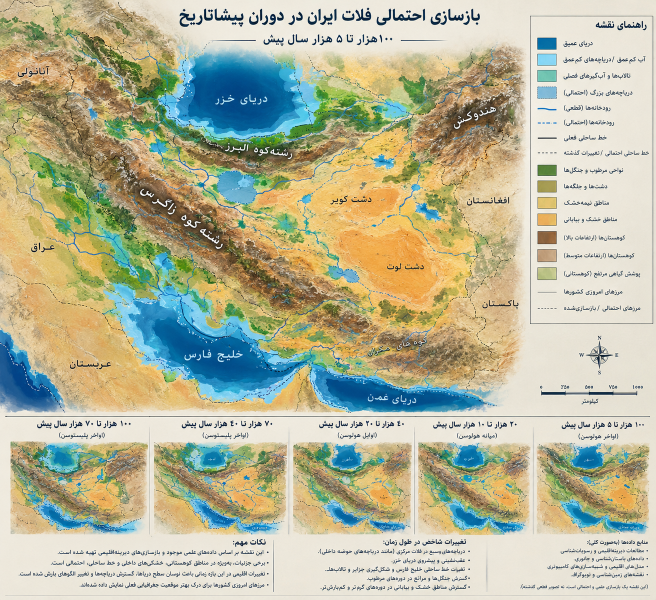
#> input picture photo2.png, 1312 x 1199 px (shown at 1/2 size)
$ python photo_finish.py ../photo2.png ../photo2.png 5
#> lines starting #> are read from the running program, lines starting #| are printed output that depends on the picture
"""The small flaws of a real photograph, applied to each rendered frame.

A path tracer gives a perfect image: even exposure, no lens, no sensor. Real photos of an
instrument never look like that, and the eye notices. This adds, gently:

- a lens that is a little darker at the corners, and not exactly round or centred;
- exposure that is not perfectly even across the frame (a light that falls off);
- a soft halo round the brightest highlights (bloom of a real lens);
- a trace of colour fringing towards the edges (lateral chromatic aberration);
- sensor grain, stronger in the shadows, different in every frame;
- a soft shoulder in the highlights, as film and good sensors have, so nothing burns to white.

Every effect is seeded and depends only on the frame's position, so a frame re-rendered
later is identical, and neighbouring frames differ only in their grain.

    python3 photo_finish.py in.png out.png [seed]
"""
import sys

import numpy as np
from PIL import Image, ImageFilter


def _scale_channel(ch, factor):
    """Scales one channel about the image centre (for colour fringing)."""
    h, w = ch.shape
    im = Image.fromarray(ch, mode='F')
    nw, nh = round(w * factor), round(h * factor)
    im = im.resize((nw, nh), Image.BICUBIC)
    x0, y0 = (nw - w) // 2, (nh - h) // 2
    return np.asarray(im.crop((x0, y0, x0 + w, y0 + h)), dtype=np.float32)


def finish(img, seed=0, grain=1.0):
#> called with seed = 5, grain = 1
    a = np.asarray(img.convert('RGB'), dtype=np.float32) / 255.0
    h, w, _ = a.shape
#> h = 1199; w = 1312
    yy, xx = np.mgrid[0:h, 0:w].astype(np.float32)
    # normalised coordinates, -1…1 on the short side
    s = min(w, h) / 2
#> s = 599.5
    x, y = (xx - w / 2) / s, (yy - h / 2) / s

    # 0. a film-like shoulder: tones above 0.78 roll off gently instead of clipping, so
    # a brightly lit face keeps its grain and texture (round 9)
    k = 0.78
    over = np.maximum(a - k, 0)
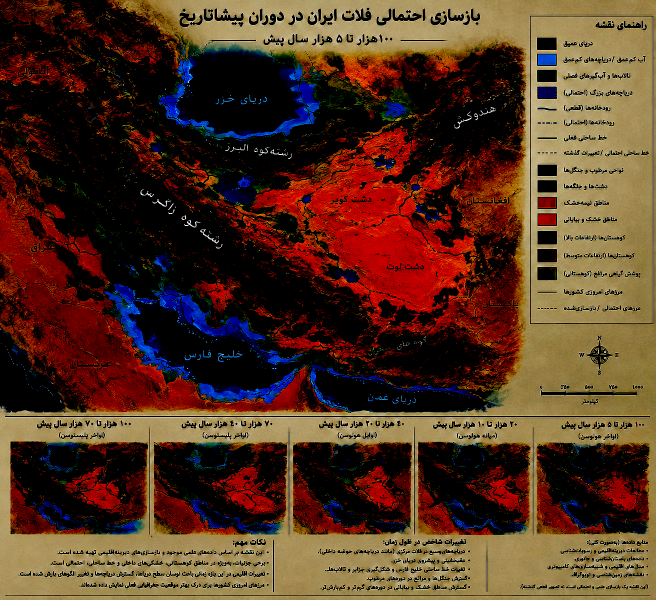
#> over: shape (1199, 1312, 3) float32 (shown at 1/2 size); mean R, G, B 0.0726, 0.045, 0.0286; drawn with min black and max white
    a = np.minimum(a, k) + (1 - k) * (1 - np.exp(-over / (1 - k)))

    # 1. bloom: a soft halo round the highlights
    lum = a @ np.array([0.2126, 0.7152, 0.0722], dtype=np.float32)
    hi = np.clip((lum - 0.62) / 0.38, 0, 1)[..., None] * a
    hi_img = Image.fromarray((hi * 255).astype(np.uint8))
    halo = np.asarray(hi_img.filter(ImageFilter.GaussianBlur(radius=max(w, h) / 90)), dtype=np.float32) / 255.0
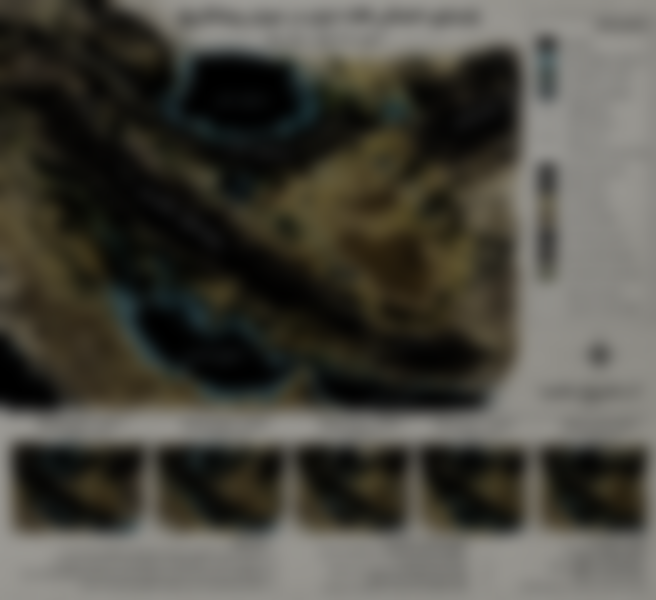
#> halo: shape (1199, 1312, 3) float32 (shown at 1/2 size); mean R, G, B 0.29, 0.283, 0.252
    a = a + halo * 0.18

    # 2. lateral chromatic aberration: red a touch larger, blue a touch smaller
    a[..., 0] = _scale_channel(a[..., 0], 1.0007)
#> in _scale_channel, `return np.asarray(im.crop((x0, y0, x0 + w, y0 + h)), dtype=np.float32)`:
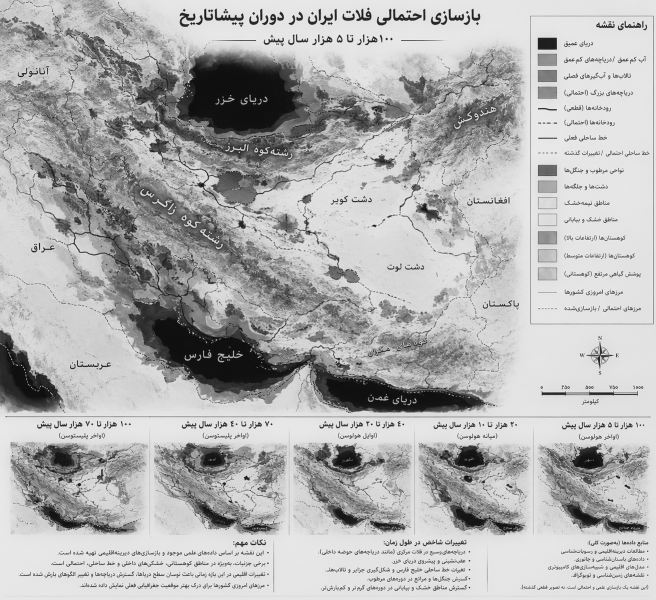
#> returned value: shape (1199, 1312) float32 (shown at 1/2 size); min -0.0649, max 1.1, mean 0.749; drawn with min black and max white
    a[..., 2] = _scale_channel(a[..., 2], 0.9993)
#> call 2 of _scale_channel, with factor = 0.999
#> in _scale_channel (call 2), `im = Image.fromarray(ch, mode='F')`:
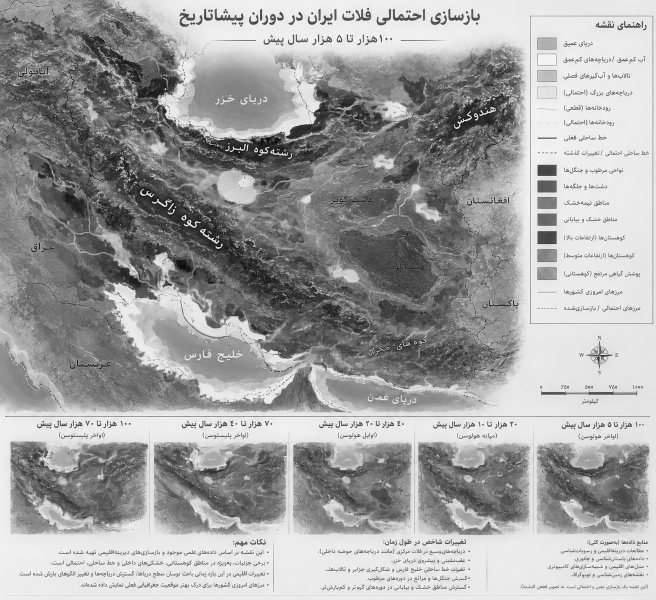
#> im: PIL image 1312x1199 F (shown at 1/2 size); min 0.00565, max 1.02, mean 0.647; drawn with min black and max white

    # 3. vignette: slightly oval and a little off centre, as on a real lens and sensor
    r2 = ((x - 0.04) / 1.25) ** 2 + ((y + 0.03) / 1.1) ** 2
    a *= (1 - 0.28 * np.clip(r2, 0, 2.5) / 2.5)[..., None] ** 1.0
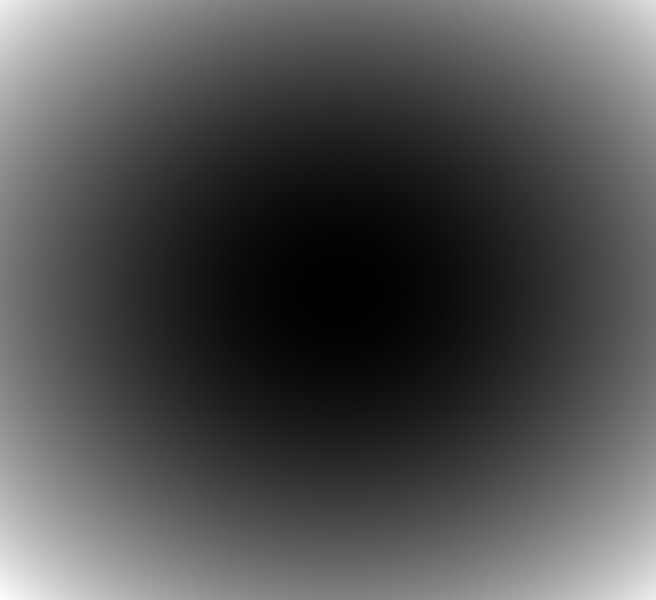
#> r2: shape (1199, 1312) float32 (shown at 1/2 size); min 5.42e-07, max 1.7, mean 0.533; drawn with min black and max white

    # 4. light falling off across the frame: the window is up and to the left
    fall = 1 + 0.05 * (-x * 0.6 - y * 0.8) / 2
    a *= fall[..., None]

    # 5. grain: fine, slightly coloured, stronger in the shadows; new in every frame
    rng = np.random.default_rng(seed)
    n = rng.normal(0, 1, (h, w, 1)).astype(np.float32) + 0.35 * rng.normal(0, 1, (h, w, 3)).astype(np.float32)
    n_img = Image.fromarray(np.clip(n[..., 0] * 40 + 128, 0, 255).astype(np.uint8))
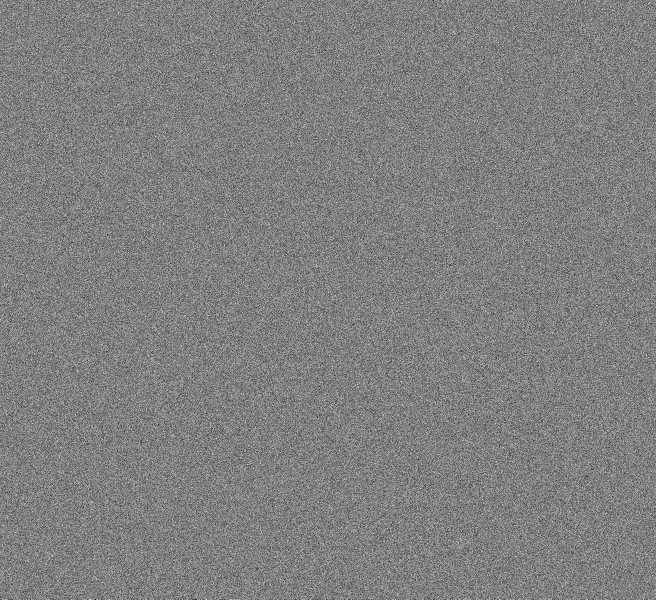
#> n_img: PIL image 1312x1199 L (shown at 1/2 size); min 0, max 255, mean 127.5
    soft = (np.asarray(n_img.filter(ImageFilter.GaussianBlur(0.6)), dtype=np.float32) - 128) / 40
    n = 0.5 * n + 0.5 * soft[..., None]
    lum = a @ np.array([0.2126, 0.7152, 0.0722], dtype=np.float32)
    # (round 18: none on the matte black background — grain lives in the lit instrument only)
    amount = grain * (0.010 + 0.016 * (1 - np.clip(lum, 0, 1))) * np.clip((lum - 0.01) / 0.05, 0, 1)
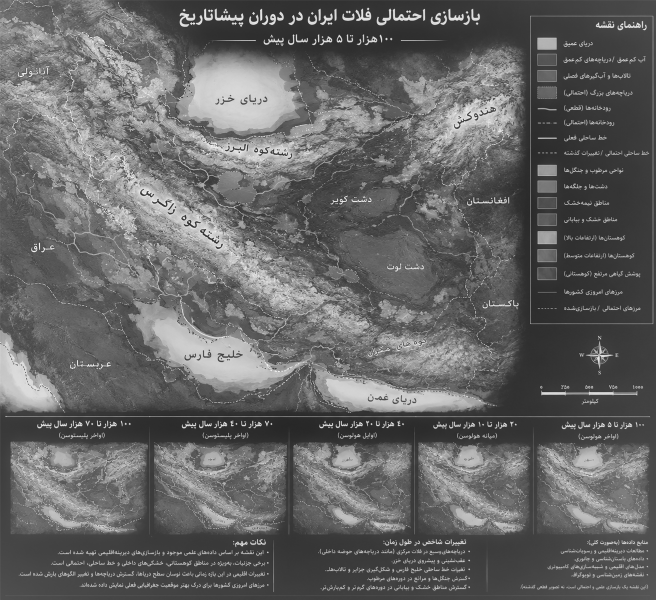
#> amount: shape (1199, 1312) float32 (shown at 1/2 size); min 0.00799, max 0.025, mean 0.0148; drawn with min black and max white
    amount = amount[..., None]
    a = a + n * amount
    # the background stays an even, matte black (no dither of near-black values)
    a = np.where(a < 0.006, 0.0, a)

    return Image.fromarray((np.clip(a, 0, 1) * 255 + 0.5).astype(np.uint8))
#> returned value: PIL image 1312x1199 RGB


if __name__ == '__main__':
    src, dst = sys.argv[1], sys.argv[2]
    seed = int(sys.argv[3]) if len(sys.argv) > 3 else 0
    finish(Image.open(src), seed).save(dst)
